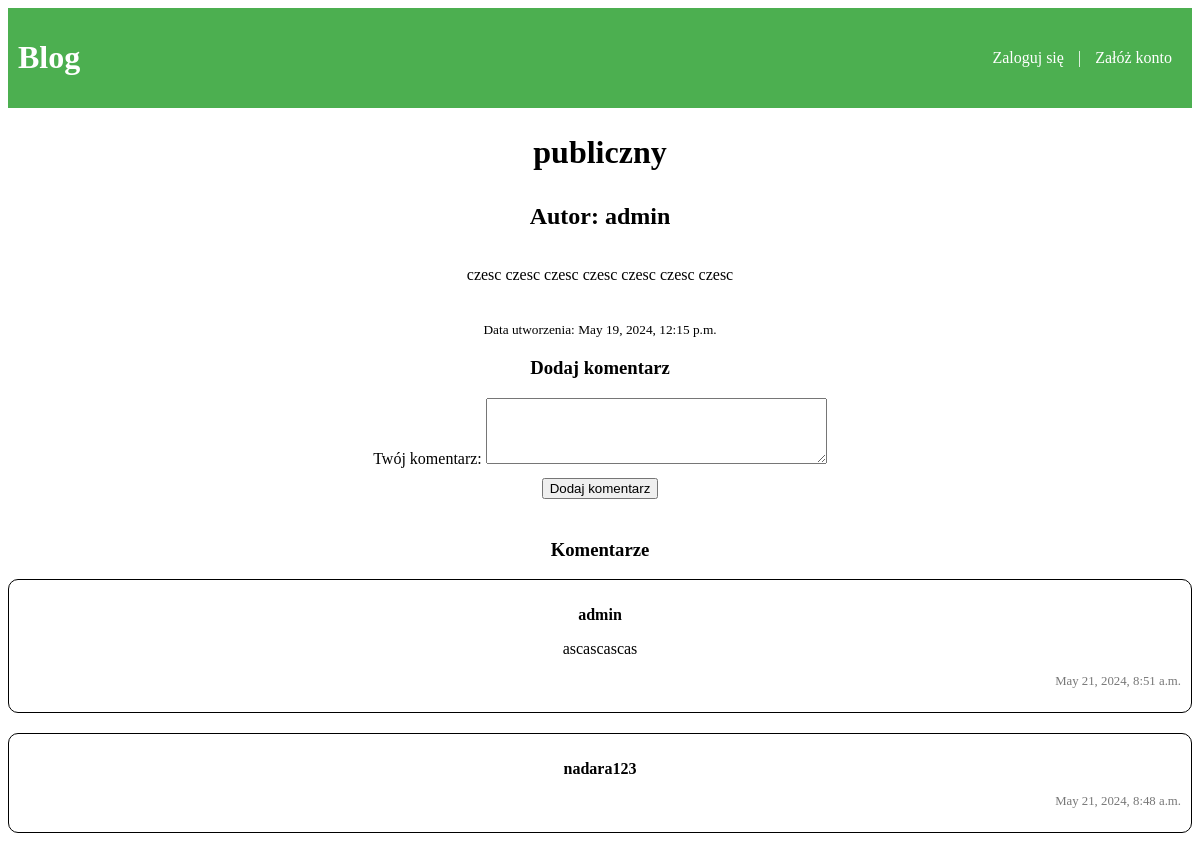
The page /post/19/ on the database as committed earlier.
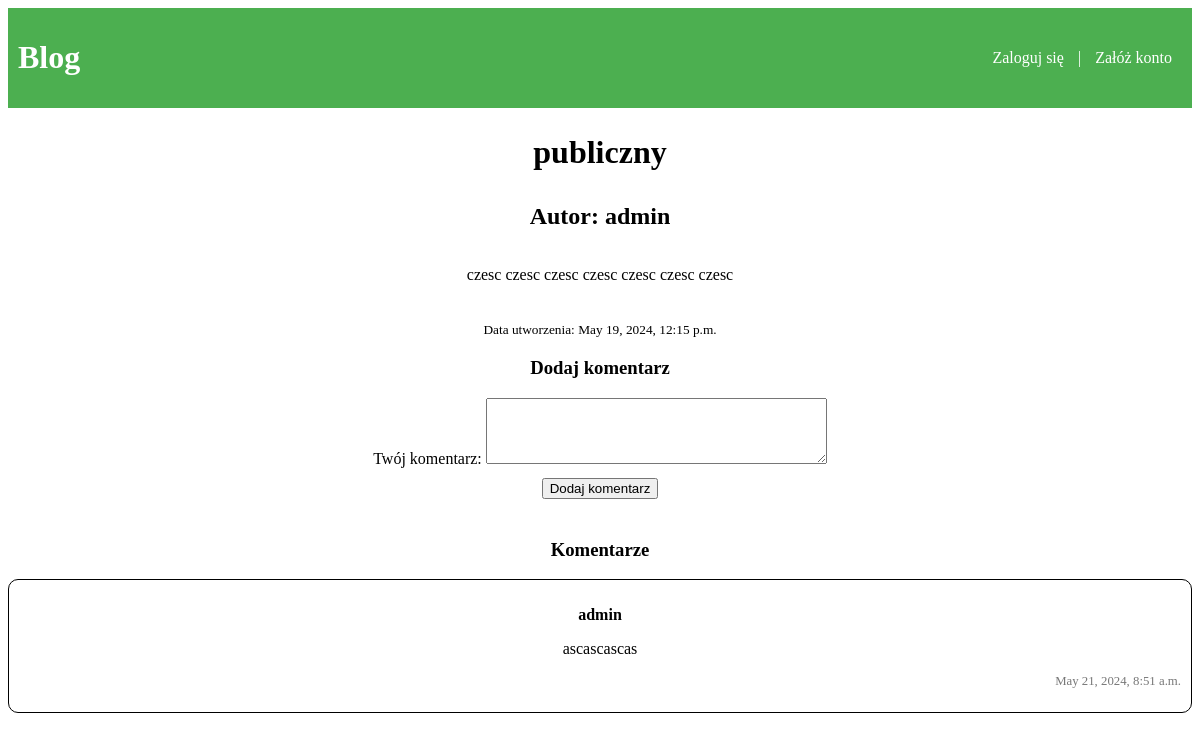
The same page on the database as committed later.
### mainapp/models.py (models this page shows, shortened)
class Komentarz(models.Model):
    tresc = models.TextField()
    data_dodania = models.DateTimeField(auto_now_add=True)
    autor = models.ForeignKey(User, on_delete=models.CASCADE)
    post = models.ForeignKey(Post, on_delete=models.CASCADE)

### mainapp/views.py (the view)
# urls.py: path('post/<int:post_id>/', views.post_detail, name='post_detail'),
def post_detail(request, post_id):
    post = get_object_or_404(Post, pk=post_id)
    comments = Komentarz.objects.filter(post=post).order_by('-data_dodania')
    form = CreateCommentForm()
    return render(request, 'post/post_detail.html', {'post': post, 'comments': comments, 'form': form})

### mainapp/forms.py
class CreateCommentForm(forms.ModelForm):
    comment = forms.CharField(label='Komentarz', widget=forms.Textarea(attrs={'rows': 4, 'class': 'form-control'}))
    class Meta:
        model = Komentarz
        fields = ('comment',)

### mainapp/templates/post/post_detail.html (shortened to what this page needs)
{% extends "base.html" %}
{% block content %}
<div class="container mt-5">
  <div class="row justify-content-center">
    <div class="col-md-8 centered">
      <h2 class="big-title">{{ post.tytul }}</h2>
      <h4 class="big-author">Autor: {{ post.autor }}</h4>
      <div class="post-content">
        <p>{{ post.tresc }}</p>
      </div>
      <small>Data utworzenia: {{ post.data_utworzenia }}</small>
      <div class="comment-form">
        <h3>Dodaj komentarz</h3>
        <form id="comment-form" method="post" action="{% url 'add_comment' post.id %}">
          <div class="form-group">
            <label for="comment">Twój komentarz:</label>
            {{ form.comment }}
          </div>
          <button type="submit" class="btn btn-success submit-btn">Dodaj komentarz</button>
        </form>
      </div>
      <div class="comment-section">
        <h3>Komentarze</h3>
        {% for comment in comments %}
        <div class="comment">
          <p class="comment-author">{{ comment.autor.username }}</p>
          <p>{{ comment.tresc }}</p>
          <p class="comment-date">{{ comment.data_dodania }}</p>
        </div>
        {% endfor %}
      </div>
    </div>
  </div>
</div>
{% endblock %}

Rows that differ between the two databases and show on the page:
removed Komentarz: autor.username "nadara123", data_dodania "May 21, 2024, 8:48 a.m."
